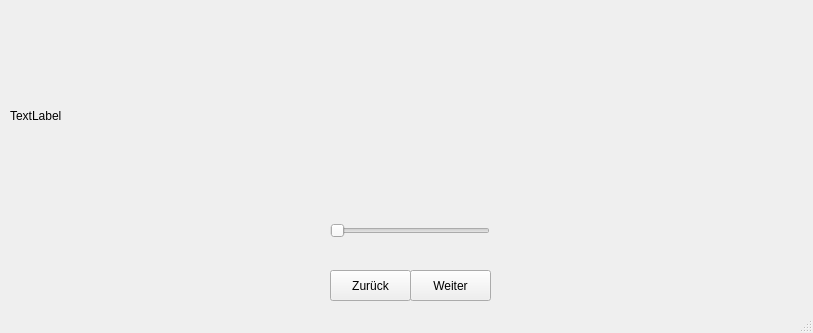
<?xml version="1.0" encoding="UTF-8"?>
<ui version="4.0">
 <class>MainWindow</class>
 <widget class="QMainWindow" name="MainWindow">
  <property name="geometry">
   <rect>
    <x>0</x>
    <y>0</y>
    <width>813</width>
    <height>333</height>
   </rect>
  </property>
  <property name="windowTitle">
   <string>MainWindow</string>
  </property>
  <property name="autoFillBackground">
   <bool>false</bool>
  </property>
  <widget class="QWidget" name="centralwidget">
   <widget class="QLabel" name="fragenLabel">
    <property name="geometry">
     <rect>
      <x>10</x>
      <y>10</y>
      <width>791</width>
      <height>211</height>
     </rect>
    </property>
    <property name="text">
     <string>TextLabel</string>
    </property>
   </widget>
   <widget class="QPushButton" name="weiterButton">
    <property name="geometry">
     <rect>
      <x>410</x>
      <y>270</y>
      <width>81</width>
      <height>31</height>
     </rect>
    </property>
    <property name="text">
     <string>Weiter</string>
    </property>
   </widget>
   <widget class="QPushButton" name="zurueckButton">
    <property name="geometry">
     <rect>
      <x>330</x>
      <y>270</y>
      <width>81</width>
      <height>31</height>
     </rect>
    </property>
    <property name="text">
     <string>Zurück</string>
    </property>
   </widget>
   <widget class="QSlider" name="horizontalSlider">
    <property name="geometry">
     <rect>
      <x>330</x>
      <y>220</y>
      <width>160</width>
      <height>22</height>
     </rect>
    </property>
    <property name="orientation">
     <enum>Qt::Horizontal</enum>
    </property>
   </widget>
  </widget>
  <widget class="QStatusBar" name="statusbar"/>
 </widget>
 <resources/>
 <connections/>
</ui>
